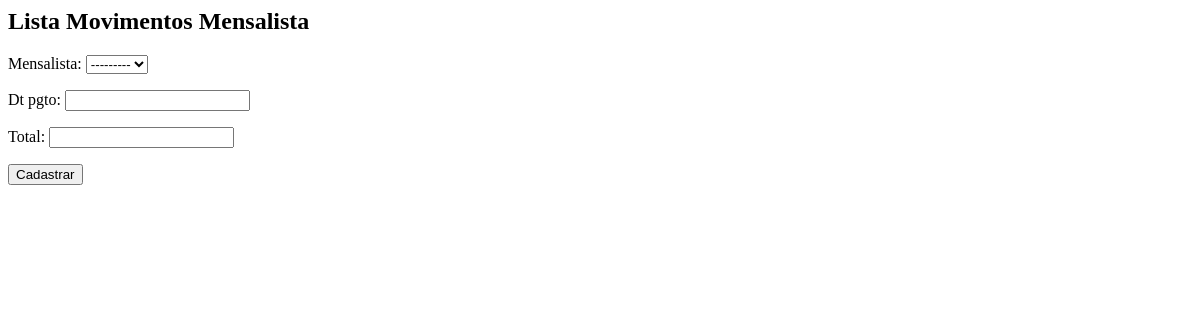
/core/mov-mensal/, run on an earlier commit of the app's database.
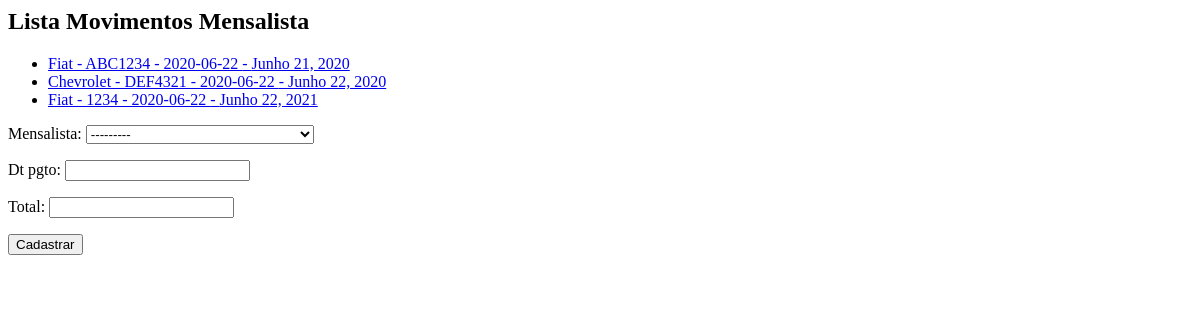
And on a later commit of the database.
### core/models.py (models this page shows, shortened)
class MovMensalista(models.Model):
	mensalista = models.ForeignKey(Mensalista, on_delete=models.PROTECT)
	dt_pgto = models.DateField()
	total = models.DecimalField(max_digits=6, decimal_places=2)

class Mensalista(models.Model):
	veiculo = models.ForeignKey(Veiculo, on_delete=models.PROTECT)
	inicio = models.DateField()
	valor_mes = models.DecimalField(max_digits=6, decimal_places=2)
	def __str__(self):
		return str(self.veiculo) + ' - ' + str(self.inicio)

class Veiculo(models.Model):
	marca = models.ForeignKey(Marca, on_delete=models.PROTECT)
	placa = models.CharField(max_length=7)
	proprietario = models.ForeignKey(Pessoa, on_delete=models.PROTECT)
	cor = models.CharField(max_length=15)
	observacoes = models.TextField()
	def __str__(self):
		return self.marca.nome + ' - ' + self.placa

class Marca(models.Model):
	nome = models.CharField(max_length=50)

### core/views.py (the view)
def lista_movmensalistas(request):
	mov_mensalistas = MovMensalista.objects.all()
	form = MovMensalistaForm()
	data = {'mov_mensalistas': mov_mensalistas, 'form': form}
	return render(request, 'core/lista_movmensalistas.html', data)

### core/forms.py
class MovMensalistaForm(ModelForm):
	class Meta:
		model = MovMensalista
		fields = '__all__'

### core/templates/core/lista_movmensalistas.html (shortened to what this page needs)
<h2>Lista Movimentos Mensalista </h2>
<ul>
{% for mov in mov_mensalistas%}
	<li>
		<a href="{% url 'core_movmensalista_update' mov.id %}">{{ mov.mensalista }} - {{ mov.dt_pgto }}</a>
	</li>
{% endfor %}
</ul>
<form action="{% url 'core_movmensalista_novo' %}" method="POST">
	{{ form.as_p }}
	<button type="submit">Cadastrar</button>
</form>

What changed in the data, as far as the page shows it:
added MovMensalista: mensalista "Fiat - ABC1234 - 2020-06-22", dt_pgto "Junho 21, 2020"
added MovMensalista: mensalista "Chevrolet - DEF4321 - 2020-06-22", dt_pgto "Junho 22, 2020"
added MovMensalista: mensalista "Fiat - 1234 - 2020-06-22", dt_pgto "Junho 22, 2021"
